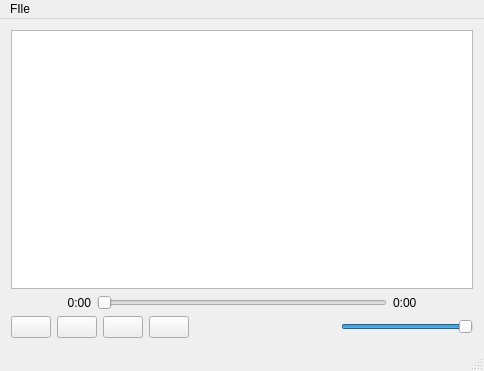
<?xml version="1.0" encoding="UTF-8"?>
<ui version="4.0">
 <class>MainWindow</class>
 <widget class="QMainWindow" name="MainWindow">
  <property name="geometry">
   <rect>
    <x>0</x>
    <y>0</y>
    <width>484</width>
    <height>371</height>
   </rect>
  </property>
  <property name="windowTitle">
   <string>Failamp</string>
  </property>
  <widget class="QWidget" name="centralWidget">
   <property name="sizePolicy">
    <sizepolicy hsizetype="Maximum" vsizetype="Maximum">
     <horstretch>0</horstretch>
     <verstretch>0</verstretch>
    </sizepolicy>
   </property>
   <layout class="QVBoxLayout" name="verticalLayout">
    <item>
     <widget class="QListView" name="playlistView">
      <property name="acceptDrops">
       <bool>true</bool>
      </property>
      <property name="showDropIndicator" stdset="0">
       <bool>true</bool>
      </property>
      <property name="dragDropMode">
       <enum>QAbstractItemView::DropOnly</enum>
      </property>
      <property name="defaultDropAction">
       <enum>Qt::CopyAction</enum>
      </property>
      <property name="alternatingRowColors">
       <bool>true</bool>
      </property>
      <property name="uniformItemSizes">
       <bool>true</bool>
      </property>
     </widget>
    </item>
    <item>
     <layout class="QHBoxLayout" name="horizontalLayout_4">
      <item>
       <widget class="QLabel" name="currentTimeLabel">
        <property name="minimumSize">
         <size>
          <width>80</width>
          <height>0</height>
         </size>
        </property>
        <property name="text">
         <string>0:00</string>
        </property>
        <property name="alignment">
         <set>Qt::AlignRight|Qt::AlignTrailing|Qt::AlignVCenter</set>
        </property>
       </widget>
      </item>
      <item>
       <widget class="QSlider" name="timeSlider">
        <property name="orientation">
         <enum>Qt::Horizontal</enum>
        </property>
       </widget>
      </item>
      <item>
       <widget class="QLabel" name="totalTimeLabel">
        <property name="minimumSize">
         <size>
          <width>80</width>
          <height>0</height>
         </size>
        </property>
        <property name="text">
         <string>0:00</string>
        </property>
        <property name="alignment">
         <set>Qt::AlignLeading|Qt::AlignLeft|Qt::AlignVCenter</set>
        </property>
       </widget>
      </item>
     </layout>
    </item>
    <item>
     <layout class="QHBoxLayout" name="horizontalLayout_5">
      <item>
       <widget class="QPushButton" name="previousButton">
        <property name="text">
         <string/>
        </property>
        <property name="icon">
         <iconset>
          <normaloff>resources/icons/rsz_previous.png</normaloff>resources/icons/rsz_previous.png</iconset>
        </property>
       </widget>
      </item>
      <item>
       <widget class="QPushButton" name="playButton">
        <property name="text">
         <string/>
        </property>
        <property name="icon">
         <iconset>
          <normaloff>resources/icons/rsz_play.png</normaloff>resources/icons/rsz_play.png</iconset>
        </property>
       </widget>
      </item>
      <item>
       <widget class="QPushButton" name="pauseButton">
        <property name="text">
         <string/>
        </property>
        <property name="icon">
         <iconset>
          <normaloff>resources/icons/pause.png</normaloff>resources/icons/pause.png</iconset>
        </property>
       </widget>
      </item>
      <item>
       <widget class="QPushButton" name="nextButton">
        <property name="text">
         <string/>
        </property>
        <property name="icon">
         <iconset>
          <normaloff>resources/icons/rsz_next.png</normaloff>resources/icons/rsz_next.png</iconset>
        </property>
       </widget>
      </item>
      <item>
       <spacer name="horizontalSpacer">
        <property name="orientation">
         <enum>Qt::Horizontal</enum>
        </property>
        <property name="sizeHint" stdset="0">
         <size>
          <width>40</width>
          <height>20</height>
         </size>
        </property>
       </spacer>
      </item>
      <item>
       <widget class="QLabel" name="label">
        <property name="text">
         <string/>
        </property>
        <property name="pixmap">
         <pixmap>images/speaker-volume.png</pixmap>
        </property>
       </widget>
      </item>
      <item>
       <widget class="QSlider" name="volumeSlider">
        <property name="maximum">
         <number>100</number>
        </property>
        <property name="value">
         <number>100</number>
        </property>
        <property name="orientation">
         <enum>Qt::Horizontal</enum>
        </property>
       </widget>
      </item>
     </layout>
    </item>
   </layout>
  </widget>
  <widget class="QMenuBar" name="menuBar">
   <property name="geometry">
    <rect>
     <x>0</x>
     <y>0</y>
     <width>484</width>
     <height>26</height>
    </rect>
   </property>
   <widget class="QMenu" name="menuFIle">
    <property name="title">
     <string>FIle</string>
    </property>
    <addaction name="open_file_action"/>
   </widget>
   <addaction name="menuFIle"/>
  </widget>
  <widget class="QStatusBar" name="statusBar"/>
  <action name="open_file_action">
   <property name="text">
    <string>Open file...</string>
   </property>
  </action>
 </widget>
 <layoutdefault spacing="6" margin="11"/>
 <resources/>
 <connections/>
</ui>
